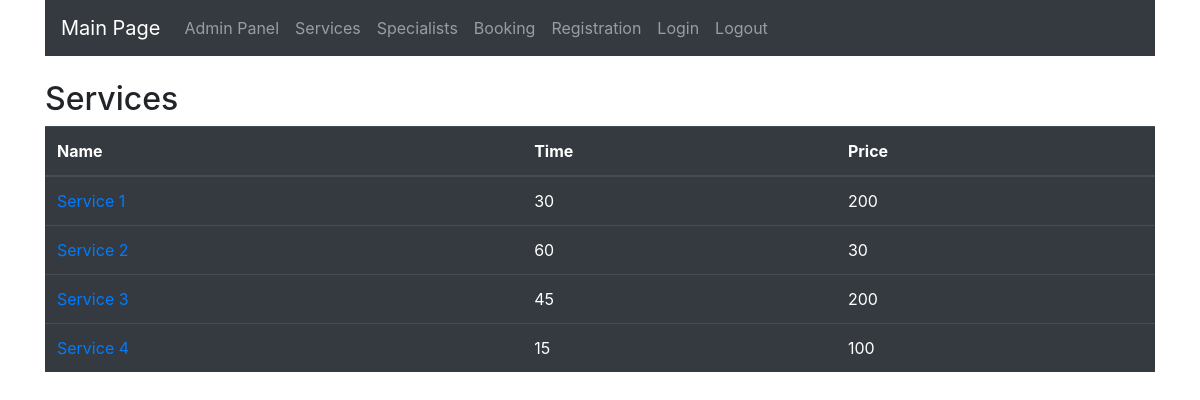
Page /services/ on the committed database.
### services/models.py (models this page shows, shortened)
class Service(models.Model):
    name = models.CharField(max_length=100)
    time = models.IntegerField()
    price = models.IntegerField()

### services/views.py (the view)
# urls.py: path('', include('services.urls'), name='index'),
def services(request):
    services = ServiceModel.objects.all()
    return render(request, 'services.html', {'services': services})

### services/templates/services.html
{% extends 'base.html' %}
{% block content %}
<h2>Services</h2>
<table class="table table-dark">
    <thead>
    <tr>
        <th scope="col">Name</th>
        <th scope="col">Time</th>
        <th scope="col">Price</th>
    </tr>
    </thead>
    <tbody>
    {% for service in services %}
    <tr>
        <td scope="row"><a href="{{ service.id }}">{{ service.name }}</a></td>
        <td scope="row">{{ service.time }}</td>
        <td scope="row">{{ service.price }}</td>
    </tr>
    {% endfor %}
    </tbody>
</table>
{% endblock %}

### rows in the picture
Service: name "Service 1", time "30", price "200"
Service: name "Service 2", time "60", price "30"
Service: name "Service 3", time "45", price "200"
Service: name "Service 4", time "15", price "100"
